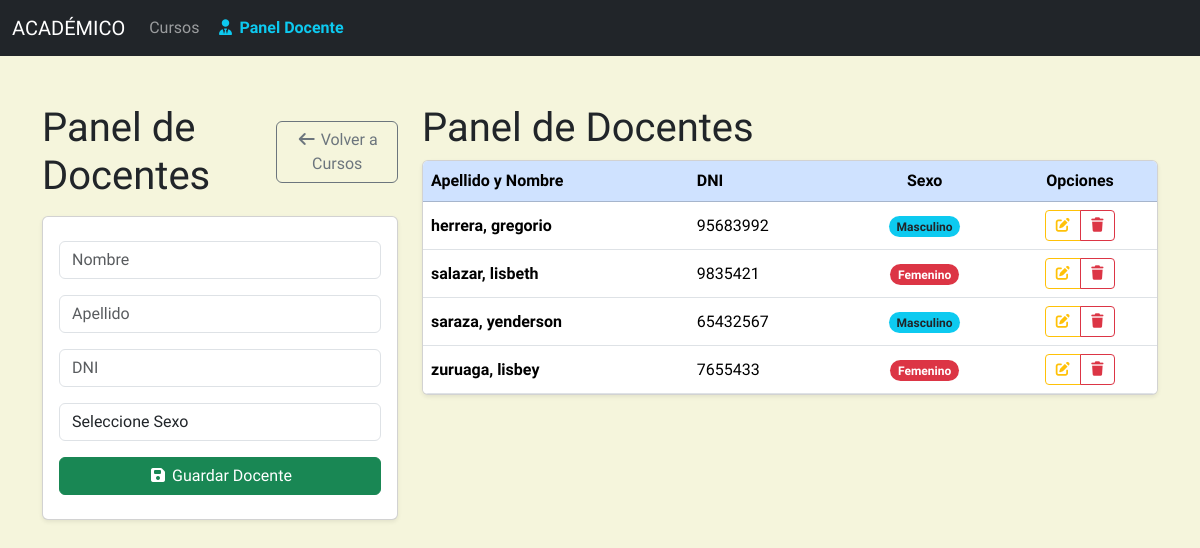
/docentes/, run on the app's committed database.
### aplicaciones/academico/models.py (models this page shows, shortened)
class docente(models.Model):
    nombre = models.CharField(max_length=20, verbose_name= "Nombre")
    apellido = models.CharField(max_length=20, verbose_name= "Apellido")
    dni = models.PositiveBigIntegerField(verbose_name = "Documento")
    sexo = models.CharField(max_length= 1,choices = sexos, default= "O")
    class Meta:
        db_table = "Docente"
        verbose_name = "docente"
        verbose_name_plural = "docentes"
        ordering = ["apellido","-nombre"]

### aplicaciones/academico/views.py (the view)
# urls.py: path("docentes/", listdocentes.as_view(), name= "listdocentes"),
class listdocentes(ListView):
    model = docente
    template_name= "academico/docentes.html"
    context_object_name = "docentes"

### aplicaciones/academico/templates/academico/docentes.html (shortened to what this page needs)
{% extends "academico/gestioncursos.html" %}
{% block content %}
<div class="container mt-5">
    <div class="row">
        <div class="col-md-4">
            <div class="d-flex justify-content-between align-items-center mb-3">
                <h2 class="display-6 mb-0">Panel de Docentes</h2>
                <a href="{% url 'gestion_cursos' %}" class="btn btn-outline-secondary">
                <i class="fa-solid fa-arrow-left"></i> Volver a Cursos
                </a>
</div>
            <div class="card shadow-sm">
                <div class="card-body">
                    <form action="{% url 'creardocente' %}" method="POST">
                        <div class="form-group py-2">
                            <input type="text" name="txtnombre" class="form-control" placeholder="Nombre" required>
                        </div>
                        <div class="form-group py-2">
                            <input type="text" name="txtapellido" class="form-control" placeholder="Apellido" required>
                        </div>
                        <div class="form-group py-2">
                            <input type="number" name="txtdni" class="form-control" placeholder="DNI" required>
                        </div>
                        <div class="form-group py-2">
                            <select name="txtsexo" class="form-control" required>
                                <option value="" selected disabled>Seleccione Sexo</option>
                            </select>
                        </div>
                        <div class="form-group py-2">
                            <button type="submit" class="btn btn-success w-100 text-white">
                                <i class="fa-solid fa-floppy-disk"></i> Guardar Docente
                            </button>
                        </div>
                    </form>
                </div>
            </div>
        </div>
        <div class="col-md-8">
            <h2 class="display-6">Panel de Docentes</h2>
            <div class="table-responsive card shadow-sm">
                <table class="table table-hover align-middle mb-0">
                    <thead class="table-primary">
                        <tr>
                            <th>Apellido y Nombre</th>
                            <th>DNI</th>
                            <th class="text-center">Sexo</th>
                            <th class="text-center">Opciones</th>
                        </tr>
                    </thead>
                    <tbody>
                        {% for d in docentes %}
                        <tr>
                            <td class="fw-bold">{{ d.apellido }}, {{ d.nombre }}</td>
                            <td>{{ d.dni }}</td>
                            <td class="text-center">
                                {% if d.sexo == 'M' %}
                                    <span class="badge rounded-pill bg-info text-dark">Masculino</span>
                                {% elif d.sexo == 'F' %}
                                    <span class="badge rounded-pill bg-danger">Femenino</span>
                                {% else %}
                                    <span class="badge rounded-pill bg-secondary">Otro</span>
                                {% endif %}
                            </td>
                            <td class="text-center">
                                <div class="btn-group" role="group">
                                    <a href="{% url 'docenteedicion' d.id %}" class="btn btn-outline-warning btn-sm">
                                        <i class="fa-solid fa-pen-to-square"></i>
                                    </a>
                                    <a href="{% url 'eliminardocente' d.id %}" class="btn btn-outline-danger btn-sm">
                                        <i class="fa-solid fa-trash"></i>
                                    </a>
                                </div>
                            </td>
                        </tr>
                        {% empty %}
                        <tr>
                            <td colspan="4" class="text-center py-4 text-muted">
                                No hay docentes registrados todavía.
                            </td>
                        </tr>
                        {% endfor %}
                    </tbody>
                </table>
            </div>
        </div>
    </div>
</div>
{% endblock %}

### aplicaciones/academico/static/css/gestioncursos.css (style rules this page uses)
body { font-family: "Playwrite NZ Basic", system-ui !important; }
body { background-color: beige !important; }

### data on the page
docente: apellido "herrera", nombre "gregorio", dni "95683992", sexo "Masculino"
docente: apellido "salazar", nombre "lisbeth", dni "9835421", sexo "Femenino"
docente: apellido "saraza", nombre "yenderson", dni "65432567", sexo "Masculino"
docente: apellido "zuruaga", nombre "lisbey", dni "7655433", sexo "Femenino"
